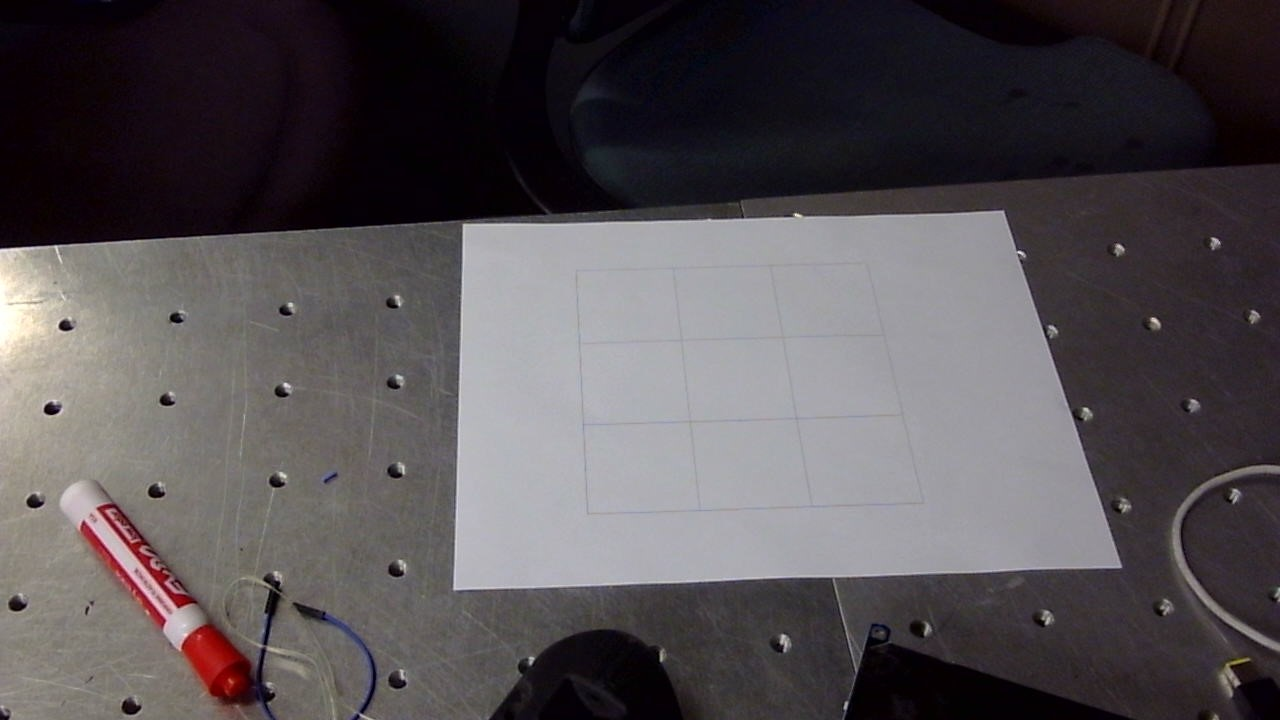
#> input picture WIN_20250410_07_01_53_Pro.jpg, 1280 x 720 px
$ python -i corner_detection.py   (imports and definitions only)
#> lines starting #> are read from the running program, lines starting #| are printed output that depends on the picture; after the words box and inside, x2 and y2 are one past the last pixel; in counts of white or black regions, pixels touching at a corner belong together
#> further down, picture is the input picture: shape (720, 1280, 3); mean B, G, R 83.6, 80.4, 85.7
import numpy as np
import cv2 as cv

BOARD_SQUARE_SIZE = 2 # in inches

def determineBoardCorners(frame):
    # Our operations on the frame come here
    gray = cv.cvtColor(frame, cv.COLOR_BGR2GRAY)

    ### getting contours in image ###
    # includes all values above 100
    # basically turns image into binary white/black depending on value
    ret,thresh = cv.threshold(gray,100,255,cv.THRESH_BINARY)
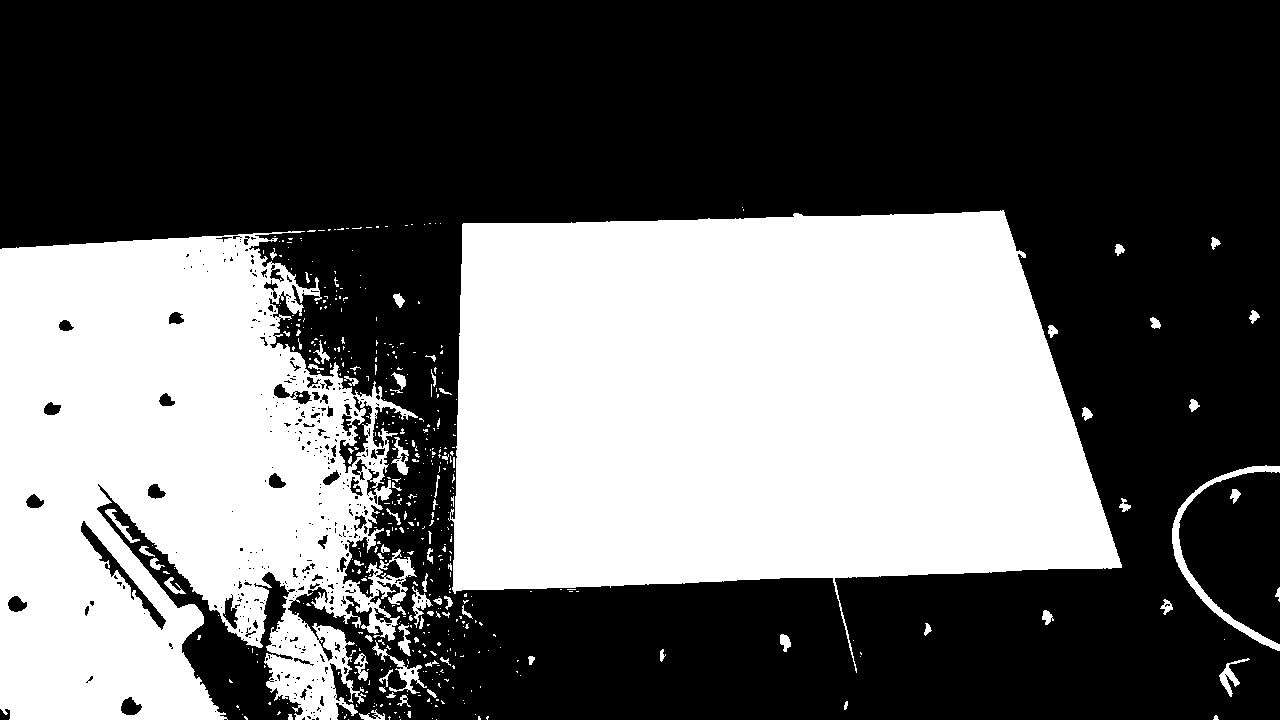
#> thresh: shape (720, 1280); 40.7% white; 482 white regions (403 under 20 px)

    contours,hierarchy = cv.findContours(thresh, 1, 2)
#> contours = 922 contours, 786 with area under 20; largest, box (x1, y1, x2, y2) and area: (448, 210, 1122, 673) 218904, (0, 231, 418, 720) 150966, (1172, 465, 1280, 651) 1691, (80, 520, 167, 631) 1238, (338, 400, 373, 474) 880
    cnt = contours[0]
#> cnt = [[436, 719]]
    cv.drawContours(frame, contours, -1, (0,255,0), 2)
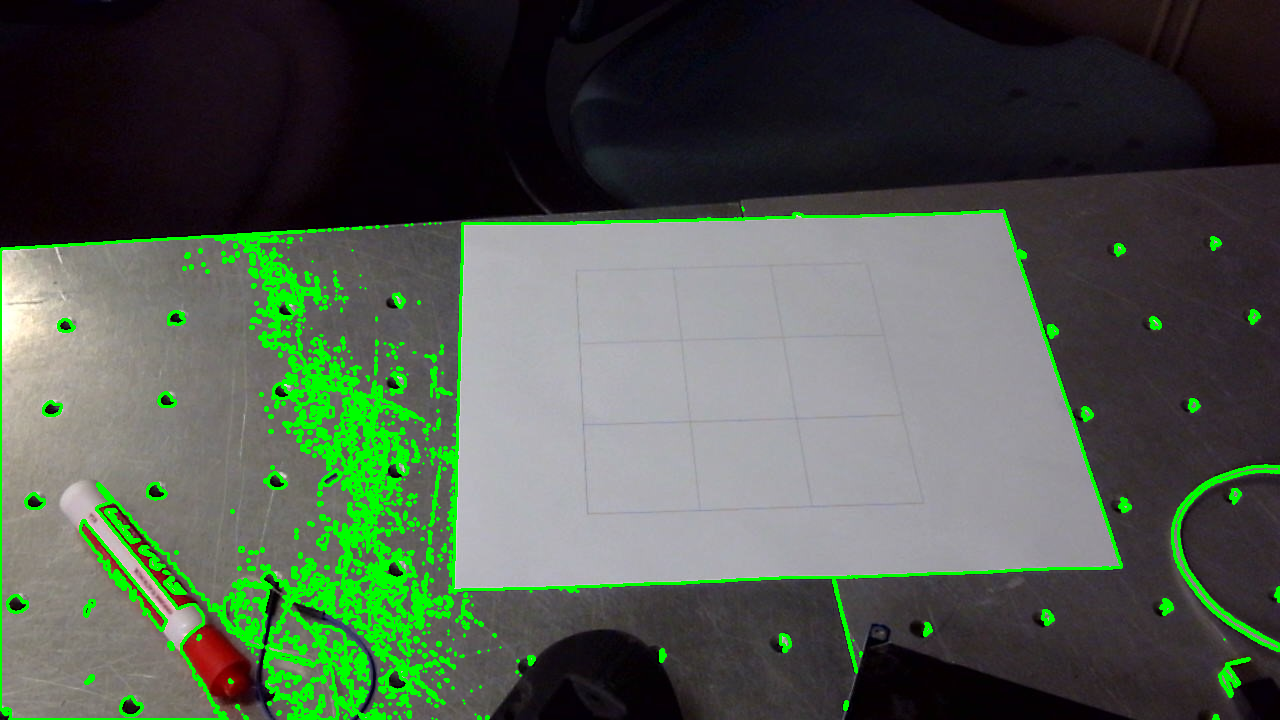
#> frame: shape (720, 1280, 3); 6.22% of pixels changed, all inside (x1, y1, x2, y2) = (0, 206, 1280, 720)

    ### detects corners ###
    # right now only tracks 4 at a time i think
    corners = cv.goodFeaturesToTrack(gray,4,0.01,10)
#> corners = [[795, 214], [1211, 238], [1046, 623], [174, 402]]
    corners = np.intp(corners) # array of corners?

    # if corner is within board line contours, add it to board corner array
    board_corners = []
    for i in corners:
        x = int(i[0][0])
        y = int(i[0][1])
        dist = cv.pointPolygonTest(cnt,(x,y),True)
        if dist:
            board_corners.append(i[0])
#> this loop made 4 passes
#> (x, y, dist) on passes 1 to 4: (795, 214, -619.6), (1211, 238, -912.1), (1046, 623, -617.5), (174, 402, -411.3)
#> after the loop, board_corners = [[795, 214], [1211, 238], [1046, 623], [174, 402]]

    # finding min and max corners
    max = [0,0]
    min = [1000,1000]
    for i in board_corners:
        x = int(i[0])
        y = int(i[1])
        if (x < min[0]) and (y < min[1]):
            min = i
        if(x > max[0]) and (y > max[1]):
            max = i
#> this loop made 4 passes

    # calculating size of each square on board
    width_x = max[0] - min[0]
#> width_x = 416
    height_y = max[1] - min[1]
#> height_y = 24

    # draws circle for each corner
    for i in corners:
        x,y = i.ravel()
        cv.circle(frame,(x,y),3,(0,0,255),-1)
#> this loop made 4 passes
#> frame: shape (720, 1280, 3); 0.01% of pixels changed, all inside (x1, y1, x2, y2) = (171, 211, 1215, 627)

    return {
        'w': width_x,
        'h': height_y,
        'corners': corners # [[3, 2], [2, 5], [2, 4], [9, 7]]
    }

# this will make the assumption that
# a - the board corners are in order, i.e., fix the board corners function to make it that
# b - there r only 4 board corners
# c - not only r they ordered they r arranged as top-left, top-right, bottom-right, bottom-left -
#       y? cuz i need smth i can work with n im alr putting a lot of faith in this working perfectly
# d - the width and height are what they claim - they rnt but also they can be kept consistent rather easily
#       so words being off is technically not the end of the world

def determineBoardLocations(d):
    b = np.zeros((3, 3, 2))
    top_left, bottom_right, bottom_left, top_right = d['corners']
    b[0][0] = top_left[0] - (d['width_x'] / 2), top_left[1] - (d['height_y'] / 2)
    #b[0][0] = (corner[0][0] - (width_x // 2), corner[0][1] - (height_y // 2) )
    #b[0][1] = (corner[0][0] - (width_x // 2), corner[0][1] - (height_y // 2) )
    # center = mid point of all corners
    # (corner[0] + (width_x // 2) =
    pass

>>> import cv2
>>> picture = cv2.imread('../WIN_20250410_07_01_53_Pro.jpg')
>>> result = determineBoardCorners(picture)
#> result = {'w': 416, 'h': 24, 'corners': [[795, 214], [1211, 238], [1046, 623], [174, 402]]}

$ run again, on WIN_20250410_07_01_57_Pro.jpg
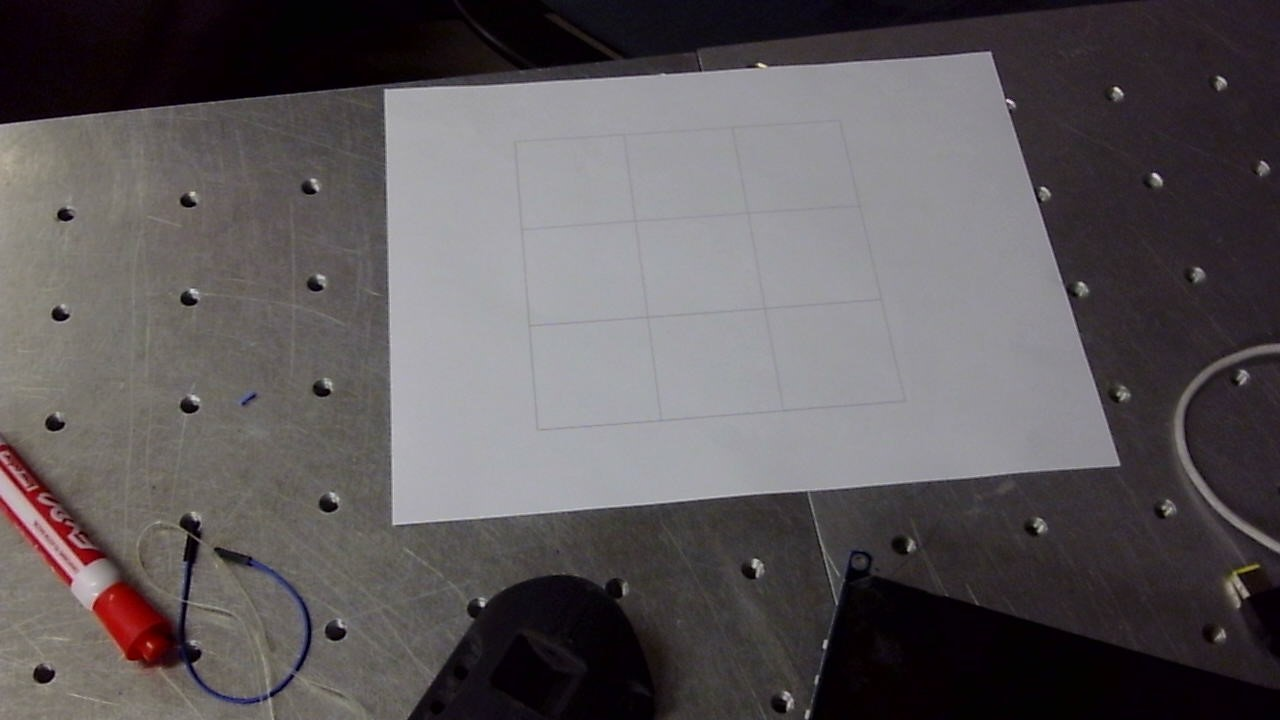
#> input picture WIN_20250410_07_01_57_Pro.jpg, 1280 x 720 px
#> picture is the input picture: shape (720, 1280, 3); mean B, G, R 90.9, 88.8, 93.7
#> in determineBoardCorners, `ret,thresh = cv.threshold(gray,100,255,cv.THRESH_BINARY)`:
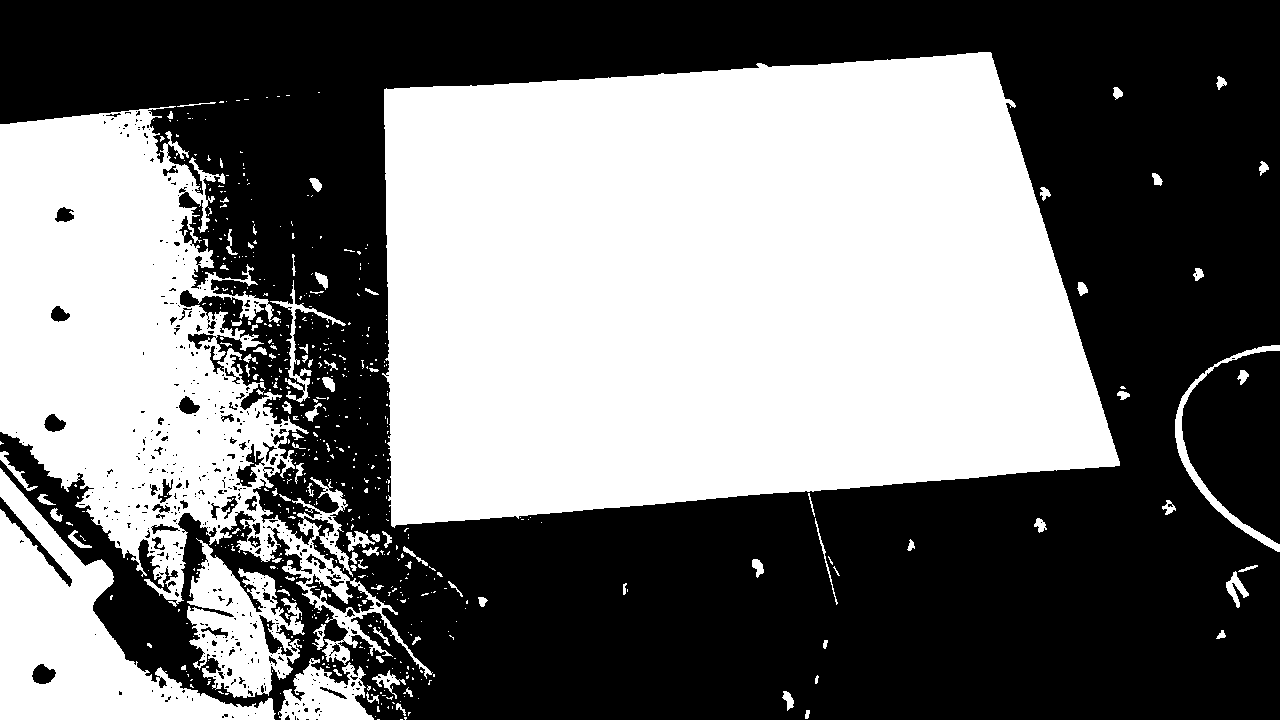
#> thresh: shape (720, 1280); 46.5% white; 569 white regions (471 under 20 px)
#> contours = 1156 contours, 995 with area under 20; largest, box (x1, y1, x2, y2) and area: (382, 52, 1120, 528) 285434, (0, 106, 433, 679) 96190, (0, 468, 276, 720) 25255, (187, 538, 305, 698) 9866, (278, 658, 374, 720) 3390
#> cnt = [[400, 719], [402, 719]]
#> in determineBoardCorners, `cv.drawContours(frame, contours, -1, (0,255,0), 2)`:
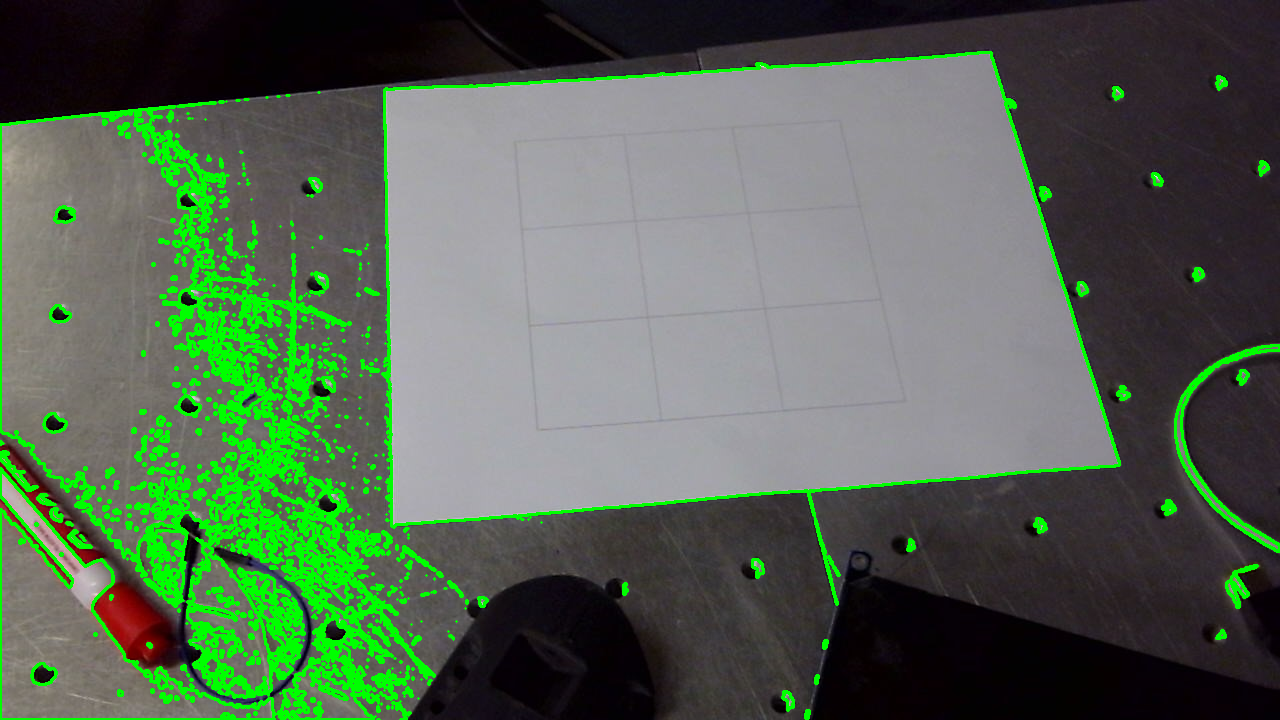
#> frame: shape (720, 1280, 3); 8.24% of pixels changed, all inside (x1, y1, x2, y2) = (0, 51, 1280, 720)
#> corners = [[758, 64], [1114, 88], [1005, 98], [1153, 174]]
#> the loop in determineBoardCorners, `for i in corners:` made 4 passes
#> (x, y, dist) on passes 1 to 4: (758, 64, -745.5), (1114, 88, -951.4), (1005, 98, -865.6), (1153, 174, -927.9)
#> the loop in determineBoardCorners, `for i in board_corners:` made 4 passes
#> width_x = 395
#> height_y = 110
#> the loop in determineBoardCorners, `for i in corners:` made 4 passes
#> result = {'w': 395, 'h': 110, 'corners': [[758, 64], [1114, 88], [1005, 98], [1153, 174]]}

$ run again, on WIN_20250410_07_26_26_Pro.jpg
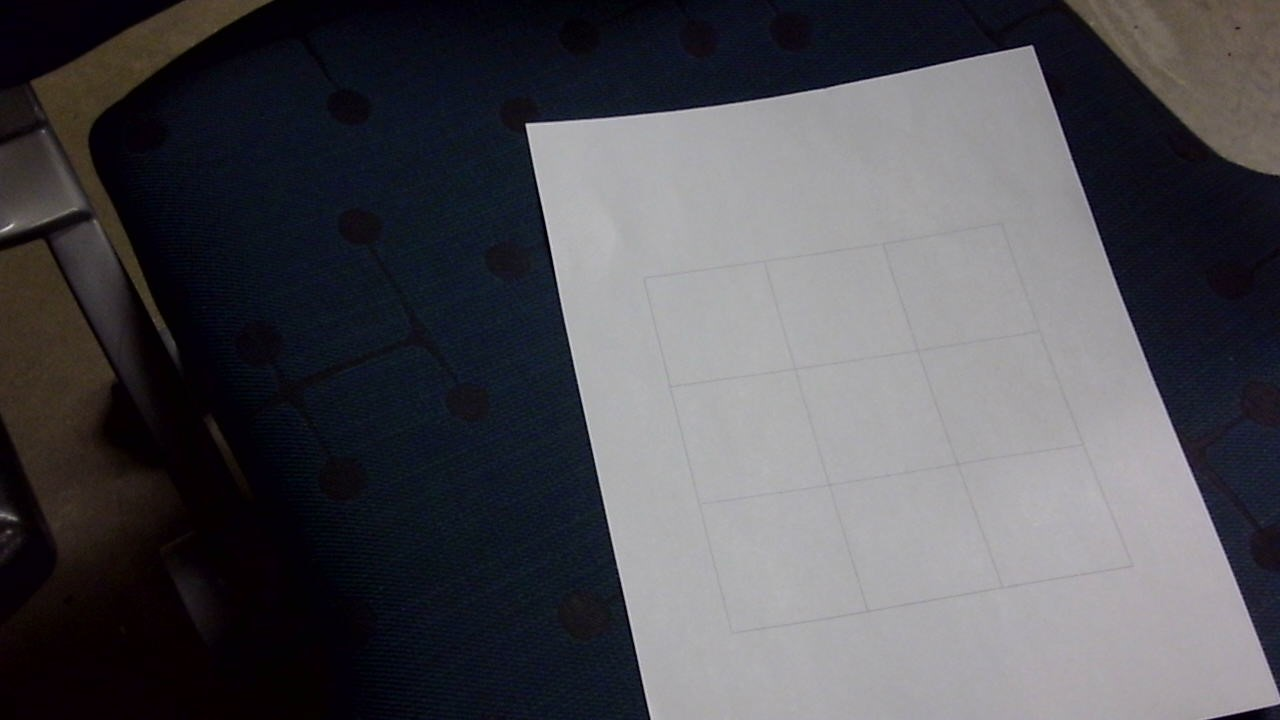
#> input picture WIN_20250410_07_26_26_Pro.jpg, 1280 x 720 px
#> picture is the input picture: shape (720, 1280, 3); mean B, G, R 84, 78.8, 79.5
#> in determineBoardCorners, `ret,thresh = cv.threshold(gray,100,255,cv.THRESH_BINARY)`:
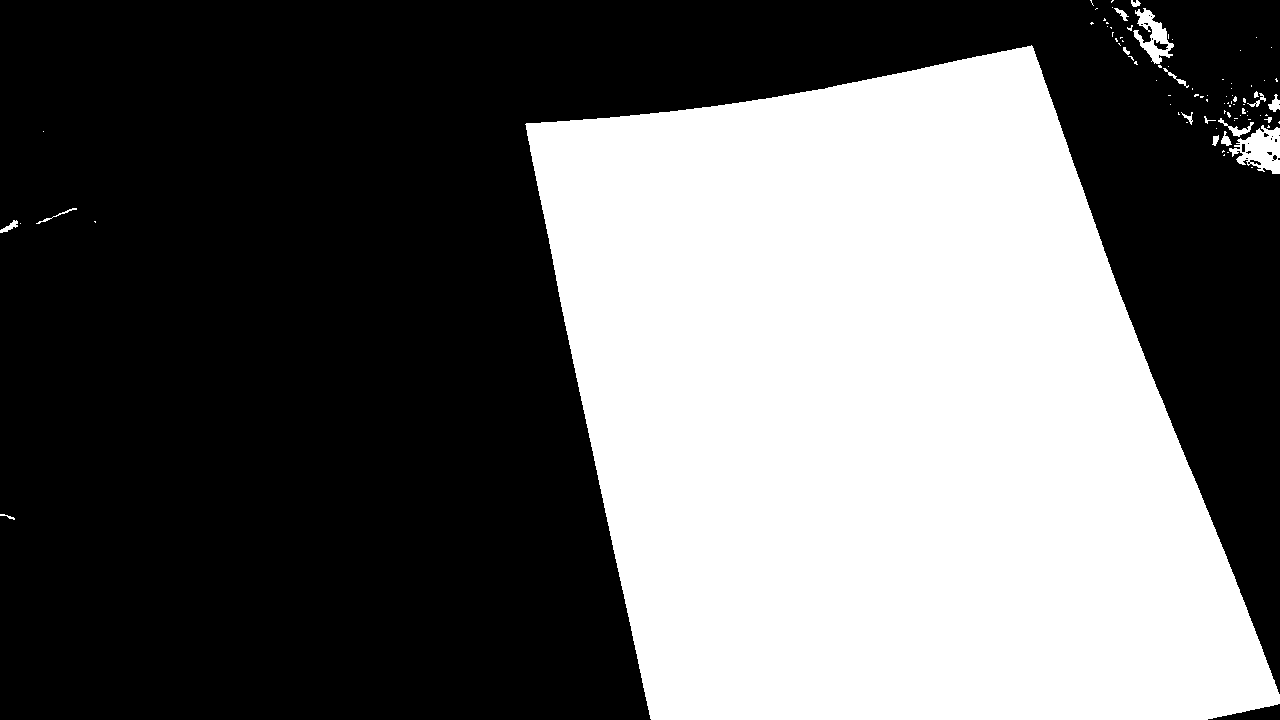
#> thresh: shape (720, 1280); 40.1% white; 90 white regions (71 under 20 px)
#> contours = 111 contours, 92 with area under 20; largest, box (x1, y1, x2, y2) and area: (525, 45, 1280, 720) 364720, (1229, 125, 1280, 174) 1412, (1133, 8, 1174, 64) 934, (1218, 118, 1254, 137) 131, (1153, 39, 1169, 51) 96
#> cnt = contour of 15 points, box (x1, y1, x2, y2) (0, 514, 15, 520), area 15
#> in determineBoardCorners, `cv.drawContours(frame, contours, -1, (0,255,0), 2)`:
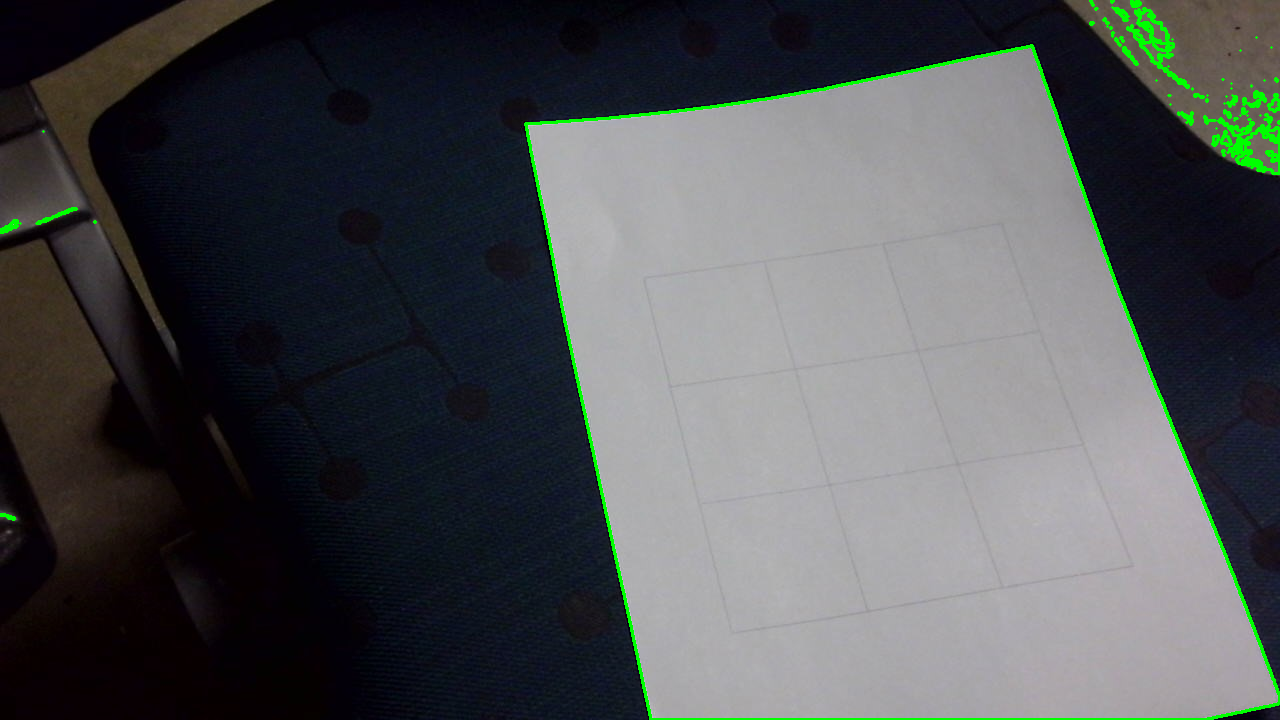
#> frame: shape (720, 1280, 3); 1.36% of pixels changed, all inside (x1, y1, x2, y2) = (0, 0, 1280, 720)
#> corners = [[526, 124], [1031, 45], [13, 224], [16, 519]]
#> the loop in determineBoardCorners, `for i in corners:` made 4 passes
#> (x, y, dist) on passes 1 to 4: (526, 124, -646), (1031, 45, -1121.6), (13, 224, -290.1), (16, 519, -2)
#> the loop in determineBoardCorners, `for i in board_corners:` made 4 passes
#> width_x = 0
#> the loop in determineBoardCorners, `for i in corners:` made 4 passes
#> result = {'w': 0, 'h': 0, 'corners': [[526, 124], [1031, 45], [13, 224], [16, 519]]}
